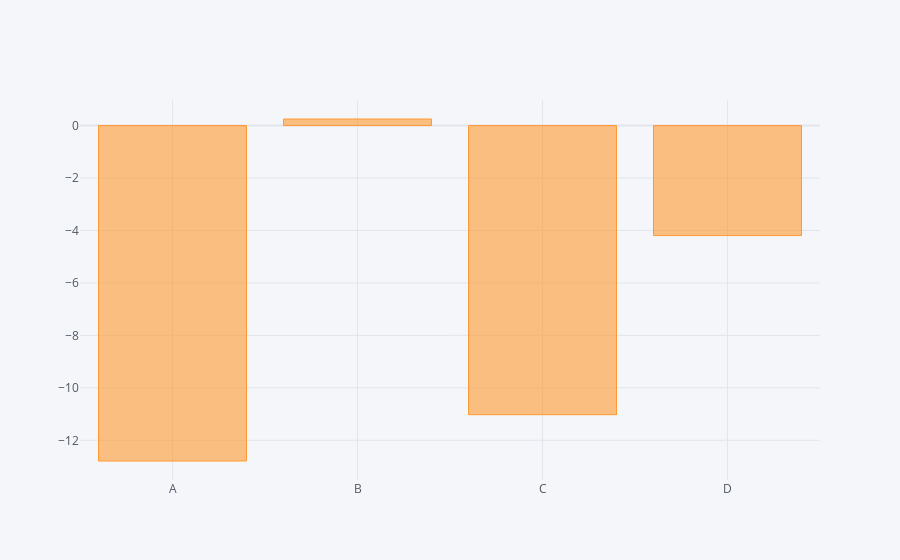

Here is the notebook cell this chart was saved with:
### Code cell
df.sum().iplot(kind='bar')

### Figure 1 — Plotly figure (JSON) as saved in the notebook; plotly's stock layout.template omitted (floating-point values rounded to 4 significant figures)
{"data": [{"marker": {"color": "rgba(255, 153, 51, 0.6)", "line": {"color": "rgba(255, 153, 51, 1.0)", "width": 1}}, "name": "None", "orientation": "v", "text": "", "type": "bar", "x": ["A", "B", "C", "D"], "y": [-12.79, 0.2507, -11.02, -4.194]}], "layout": {"legend": {"bgcolor": "#F5F6F9", "font": {"color": "#4D5663"}}, "paper_bgcolor": "#F5F6F9", "plot_bgcolor": "#F5F6F9", "title": {"font": {"color": "#4D5663"}}, "xaxis": {"gridcolor": "#E1E5ED", "showgrid": true, "tickfont": {"color": "#4D5663"}, "title": {"font": {"color": "#4D5663"}, "text": ""}, "zerolinecolor": "#E1E5ED"}, "yaxis": {"gridcolor": "#E1E5ED", "showgrid": true, "tickfont": {"color": "#4D5663"}, "title": {"font": {"color": "#4D5663"}, "text": ""}, "zerolinecolor": "#E1E5ED"}}}
